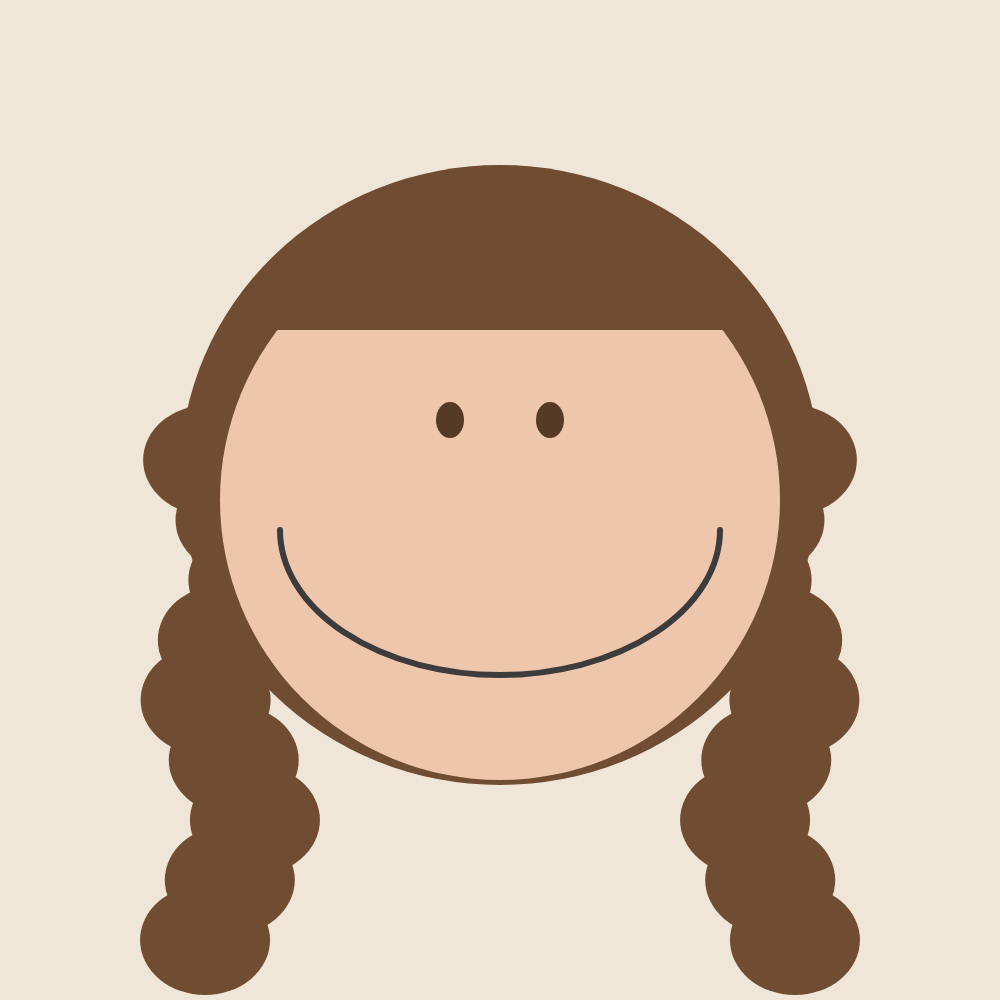
Frame 1 (no input)
Frame 60 (no input): identical to frame 1, image omitted
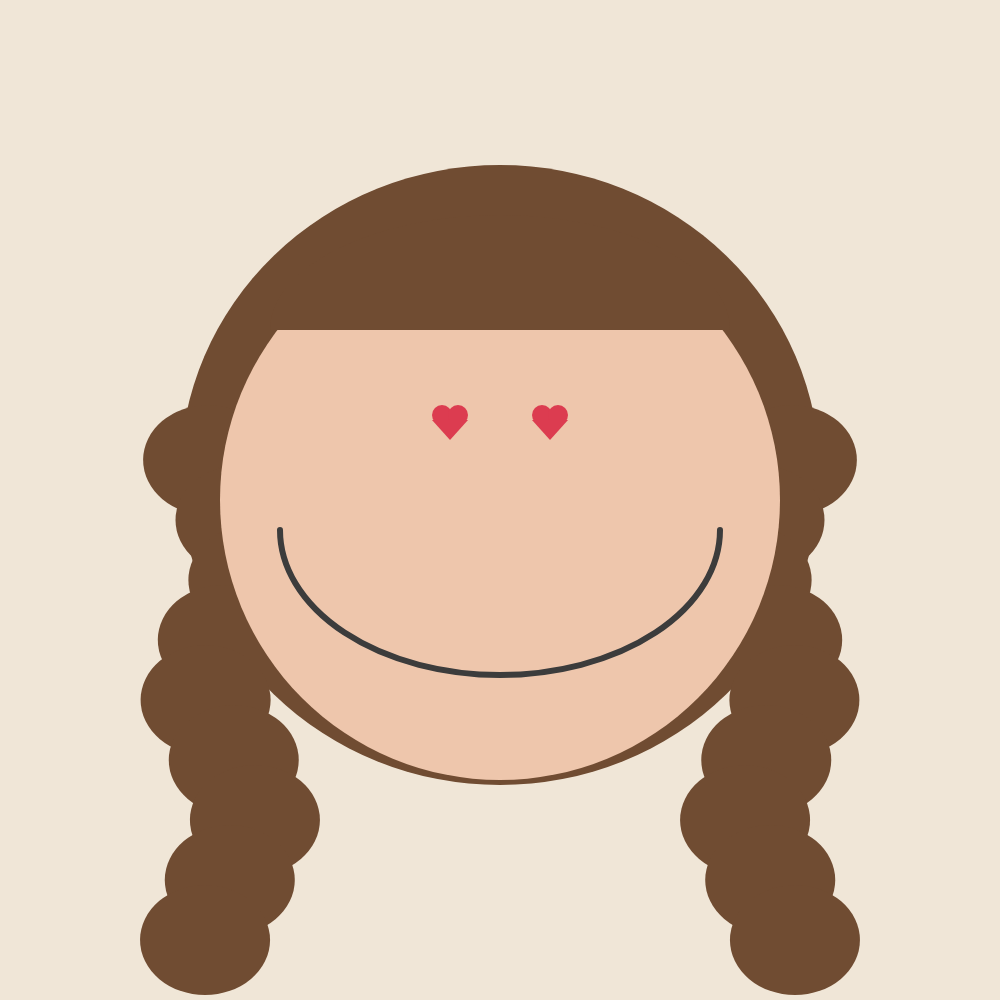
Frame 120 (the mouse pressed at the canvas centre since frame 60)

The p5.js sketch that drew these frames (run headless with seeded random() and noise() and a simulated clock; from frame 60 on, the mouse is pressed at the canvas centre):

// p5.js sketch
// ── sketch.js
// 3-1 Self-Portrait — simple smiley
// Click to change the eyes (a random style each time)

let eyeStyle = 0;

function setup() {
  createCanvas(1000, 1000);
}

function draw() {
  background(240, 230, 215);

  // hair behind the face
  drawHair();

  // face
  noStroke();
  fill(238, 198, 172);
  ellipse(500, 500, 560, 560);

  // hairline across the forehead
  fill(112, 76, 50);
  arc(500, 330, 460, 230, PI, TWO_PI);

  // smile
  noFill();
  stroke(60);
  strokeWeight(6);
  arc(500, 530, 440, 290, 0, PI);

  // eyes
  drawEye(450, 420);
  drawEye(550, 420);
}

function drawHair() {
  noStroke();
  fill(112, 76, 50); // brown

  // back of the hair
  ellipse(500, 475, 640, 620);

  // wavy sides: circles that wiggle in and out
  for (let y = 460; y <= 960; y += 60) {
    let wave = sin(y * 0.025) * 25;
    ellipse(230 + wave, y, 130, 110);
    ellipse(770 - wave, y, 130, 110);
  }
}

function drawEye(x, y) {
  if (eyeStyle == 0) {
    // open brown eyes
    noStroke();
    fill(85, 58, 38);
    ellipse(x, y, 28, 36);
  } else if (eyeStyle == 1) {
    // happy closed eyes
    noFill();
    stroke(60);
    strokeWeight(6);
    arc(x, y + 8, 40, 30, PI, TWO_PI);
  } else if (eyeStyle == 2) {
    // heart eyes
    noStroke();
    fill(220, 60, 80);
    ellipse(x - 8, y - 5, 20, 20);
    ellipse(x + 8, y - 5, 20, 20);
    triangle(x - 18, y, x + 18, y, x, y + 20);
  } else {
    // star eyes
    stroke(230, 180, 40);
    strokeWeight(5);
    line(x - 15, y, x + 15, y);
    line(x, y - 15, x, y + 15);
    line(x - 10, y - 10, x + 10, y + 10);
    line(x - 10, y + 10, x + 10, y - 10);
  }
}

function mousePressed() {
  eyeStyle = floor(random(4));
}
